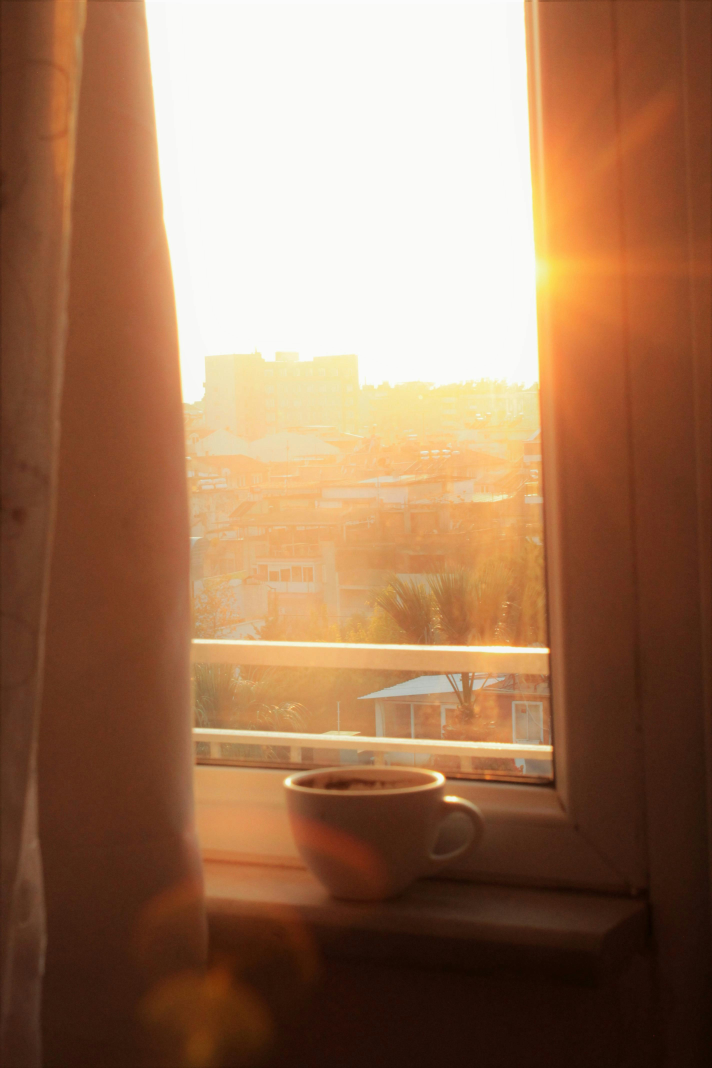
#> input picture data/illumination/bright_overexposed/bright_image1.jpg, 2848 x 4272 px (shown at 1/4 size)
$ python -i illumination.py   (imports and definitions only)
#> lines starting #> are read from the running program, lines starting #| are printed output that depends on the picture
#> further down, picture is the input picture: PIL image 2848x4272 RGB; mean R, G, B 157.3, 117.2, 88.9
"""
Illumination Analysis
Análise de iluminação da cena
"""
import logging
from typing import Tuple, Dict, Optional
import cv2
import numpy as np
from PIL import Image as PILImage

# configura logger para este módulo
logger = logging.getLogger(__name__)

# IlluminationAnalyzer é responsável por analisar a qualidade da iluminação da cena, retornando um score e detalhes para auditoria
class IlluminationAnalyzer:
    """
    Analisa qualidade da iluminação na cena.
    Retorna um score [0,1] + features para auditoria.
    """

    def __init__(self, config: Optional[Dict] = None):
        """
        Inicializa analisador de iluminação

        Args:
            config: Configuração completa (thresholds.yaml)
        """
        self.config = config or {}

    #------------------------------------------------------------------------------------------------------------------------------------------------------------------------
    # método que analisa a imagem e retorna score + detalhes
    # aceita PIL.Image ou np.ndarray (BGR); a conversão PIL→BGR é responsabilidade deste módulo
    def analyze(self, image) -> Tuple[float, Dict]:

        # Converte PIL.Image para numpy BGR se necessário
        if isinstance(image, PILImage.Image):
            image_np = np.array(image)
            if len(image_np.shape) == 2:        # Grayscale
                image = cv2.cvtColor(image_np, cv2.COLOR_GRAY2BGR)
            elif image_np.shape[2] == 4:        # RGBA
                image = cv2.cvtColor(image_np, cv2.COLOR_RGBA2BGR)
            else:                               # RGB
                image = cv2.cvtColor(image_np, cv2.COLOR_RGB2BGR)

        # Verifica se a imagem é válida, se não for, retorna score zero e detalhes vazios
        if image is None or image.size == 0:
            return 0.0, {
                "mean_luma": 0.0,
                "std_luma": 0.0,
                "uniformity": 0.0,
                "pct_clipped_dark": 1.0,
                "pct_clipped_bright": 1.0,
            }

        try:
            # Luminância (Y) do espaço YCrCb é uma boa medida de brilho da cena
            y = cv2.cvtColor(image, cv2.COLOR_BGR2YCrCb)[:, :, 0]
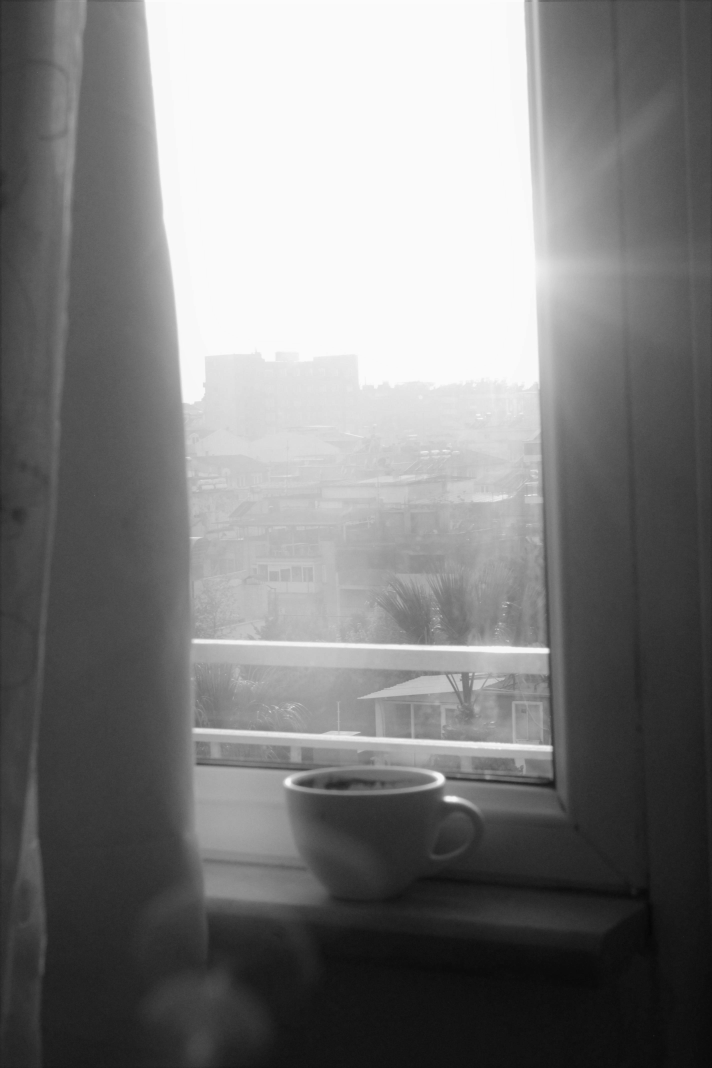
#> y: shape (4272, 2848) (shown at 1/4 size); min 5, max 253, mean 126

            mean_luma = float(np.mean(y)) # Brilho médio da cena (varia no range de 0 a 255)
#> mean_luma = 126
            std_luma = float(np.std(y))   # Contraste da cena (variação de brilho, varia de 0 a ~64 para cenas normais)
#> std_luma = 79.89

            # Uniformidade via coeficiente de variação
            # Uniformidade é importante para tracking AR, pois iluminação desigual pode causar falhas
            cv_luma = std_luma / (mean_luma + 1e-6)   # Evita divisão por zero
#> cv_luma = 0.634
            uniformity = float(1.0 / (1.0 + cv_luma)) # Normaliza para [0,1], onde 1 é perfeitamente uniforme
#> uniformity = 0.612

            # Clipping (perda de detalhe em sombras/altos)
            pct_dark = float(np.mean(y < 10))     # Proporção de pixels muito escuros (clipping em sombras)
#> pct_dark = 0.000124
            pct_bright = float(np.mean(y > 245))  # Proporção de pixels muito claros (clipping em altos)
#> pct_bright = 0.18

            # Exposição
            # assume que ideal é ter brilho médio em torno de 128 (meio-termo)
            target = 128.0

            # Score de exposição baseado na distância do brilho médio ao valor ideal
            # esse score varia de 0 (muito subexposto ou superexposto) a 1 (perfeitamente exposto)
            exposure_score = 1.0 - min(abs(mean_luma - target) / target, 1.0)
#> exposure_score = 0.984

            # Contraste
            # desvio padrão baixo indica baixa textura (no intervalo de 0 a 64, onde 64 é um contraste forte)
            # desvio padrão alto indica boa textura(ou seja, bom para tracking)
            # AJUSTADO: de 64 para 96 para não saturar tão rápido
            contrast_score = min(std_luma / 96.0, 1.0)
#> contrast_score = 0.832

            # Penalização por clipping
            # clipping significa que partes da cena estão perdendo detalhes, o que é ruim para tracking AR
            # clipping_penalty é uma penalização combinada para pixels muito escuros ou muito claros
            clipping_penalty = min(pct_dark + pct_bright, 1.0)
#> clipping_penalty = 0.18

            # Score final é calculado combinando exposição, contraste e uniformidade, com penalização por clipping
            score = (0.60 * exposure_score) + (0.30 * contrast_score) + (0.10 * uniformity)
#> score = 0.901
            score *= (1.0 - 0.7 * clipping_penalty)  # penaliza forte se clipar
#> score = 0.788
            score = float(np.clip(score, 0.0, 1.0))  # Normaliza para [0,1]

            details = {
                "mean_luma": mean_luma,                         # Brilho médio da cena
                "std_luma": std_luma,                           # Contraste da cena (variação de brilho)
                "uniformity": uniformity,                       # Uniformidade da iluminação (1.0 = perfeita, 0.0 = muito desigual)
                "pct_clipped_dark": pct_dark,                   # Proporção de pixels muito escuros (clipping em sombras)
                "pct_clipped_bright": pct_bright,               # Proporção de pixels muito claros (clipping em altos)
                "exposure_score": float(exposure_score),        # Score de exposição (0.0-1.0, onde 1.0 é ideal)
                "contrast_score": float(contrast_score),        # Score de contraste (0.0-1.0, onde 1.0 é alto contraste)
                "clipping_penalty": float(clipping_penalty),    # Penalização por clipping (0.0 = sem clipping, 1.0 = clipping total)
            }
#> details = {'mean_luma': 126, 'std_luma': 79.89, 'uniformity': 0.612, 'pct_clipped_dark': 0.000124, 'pct_clipped_bright': 0.18, 'exposure_score': 0.984, 'contrast_score': 0.832, 'clipping_penalty': 0.18}

            # Classifica condição baseada em gates configuráveis
            details['label'] = self.classify(details, score)

            return score, details

        except Exception as e:
            logger.error(f"Error analyzing illumination: {e}")
            return 0.5, {"error": str(e)}

   #------------------------------------------------------------------------------------------------------------------------------------------------------------------------
   # método para classificar a condição de iluminação baseado em gates configuráveis, usando tanto os detalhes calculados quanto o score final
    def classify(self, details: Dict, score: float) -> str:
        """
        Classifica condição de iluminação baseado em gates configuráveis

        Args:
            details: Detalhes da análise
            score: Score de qualidade (0-1)

        Returns:
            Label: "underexposed", "adequate", "acceptable", "overexposed", "poor"
        """
#> called with score = 0.788
        illum_cfg = self.config.get("pdi", {}).get("illumination", {})

        # Gates de clipping (mais confiáveis)
        clipped_bright_thr = float(illum_cfg.get("clipped_bright_overexposed", 0.10))
        clipped_dark_thr = float(illum_cfg.get("clipped_dark_underexposed", 0.10))

        # Thresholds de luminância (fallback)
        mean_under_thr = float(illum_cfg.get("mean_underexposed", 70))
        mean_over_thr = float(illum_cfg.get("mean_overexposed", 185))

        # Thresholds de score
        good_thr = float(illum_cfg.get("good", 0.7))
        min_acc_thr = float(illum_cfg.get("min_acceptable", 0.5))

        pct_bright = float(details.get("pct_clipped_bright", 0.0))
#> pct_bright = 0.18
        pct_dark = float(details.get("pct_clipped_dark", 0.0))
#> pct_dark = 0.000124
        mean_luma = float(details.get("mean_luma", 128.0))
#> mean_luma = 126

        # Gates fortes (mais confiáveis) - prioridade
        if pct_bright >= clipped_bright_thr or mean_luma >= mean_over_thr:
            return "overexposed"
        if pct_dark >= clipped_dark_thr or mean_luma <= mean_under_thr:
            return "underexposed"

        # Caso "normal": decide por score
        if score >= good_thr:
            return "adequate"
        if score >= min_acc_thr:
            return "acceptable"

        return "poor"

    #------------------------------------------------------------------------------------------------------------------------------------------------------------------------
    # método auxiliar para verificar se a cena está bem iluminada com base em um limiar de score
    def is_well_lit(self, image: np.ndarray, threshold: float = 0.7) -> bool:
        score, _ = self.analyze(image)
        return score >= threshold

>>> from PIL import Image
>>> picture = Image.open('../../data/illumination/bright_overexposed/bright_image1.jpg')
>>> result = IlluminationAnalyzer().analyze(picture)

$ run again, on data/illumination/bright_overexposed/bright_image2.jpg
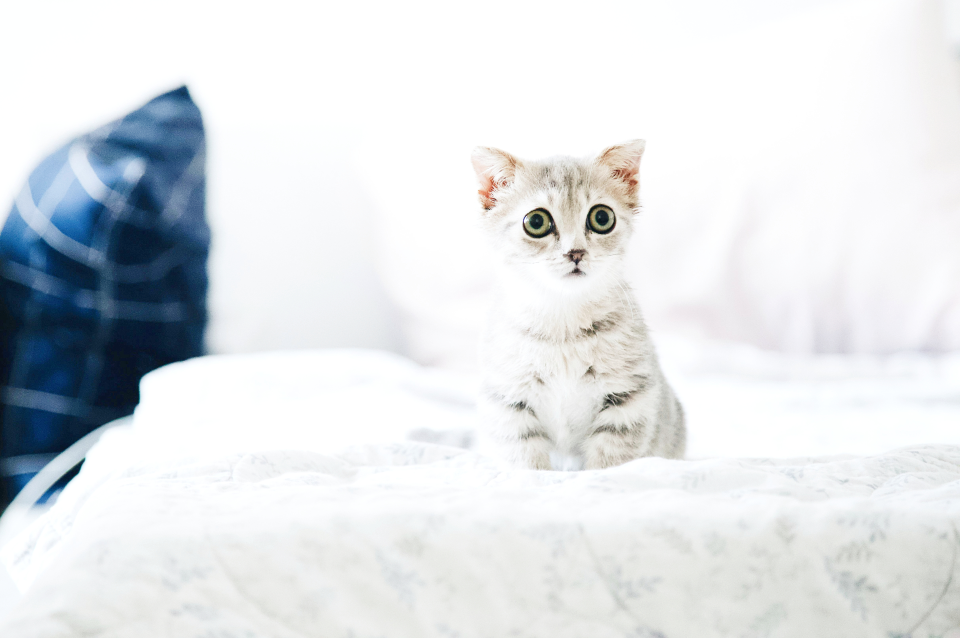
#> input picture data/illumination/bright_overexposed/bright_image2.jpg, 1920 x 1276 px (shown at 1/2 size)
#> picture is the input picture: PIL image 1920x1276 RGB; mean R, G, B 223.4, 227.1, 230.1
#> in analyze, `y = cv2.cvtColor(image, cv2.COLOR_BGR2YCrCb)[:, :, 0]`:
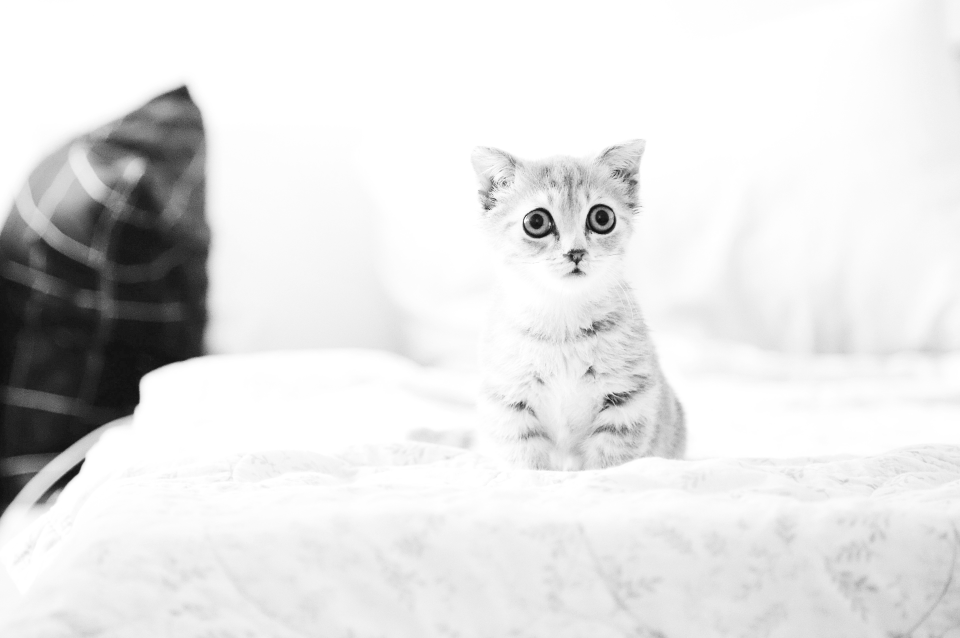
#> y: shape (1276, 1920) (shown at 1/2 size); min 9, max 255, mean 226.3
#> in analyze, `mean_luma = float(np.mean(y))`: mean_luma = 226.3
#> std_luma = 56.33
#> cv_luma = 0.249
#> uniformity = 0.801
#> in analyze, `pct_dark = float(np.mean(y < 10))`: pct_dark = 4.08e-07
#> in analyze, `pct_bright = float(np.mean(y > 245))`: pct_bright = 0.548
#> exposure_score = 0.232
#> contrast_score = 0.587
#> clipping_penalty = 0.548
#> in analyze, `score = (0.60 * exposure_score) + (0.30 * contrast_score) + (0.10 * un..`: score = 0.395
#> in analyze, `score *= (1.0 - 0.7 * clipping_penalty)`: score = 0.243
#> details = {'mean_luma': 226.3, 'std_luma': 56.33, 'uniformity': 0.801, 'pct_clipped_dark': 4.08e-07, 'pct_clipped_bright': 0.548, 'exposure_score': 0.232, 'contrast_score': 0.587, 'clipping_penalty': 0.548}
#> in classify, `pct_bright = float(details.get("pct_clipped_bright", 0.0))`: pct_bright = 0.548
#> in classify, `pct_dark = float(details.get("pct_clipped_dark", 0.0))`: pct_dark = 4.08e-07
#> in classify, `mean_luma = float(details.get("mean_luma", 128.0))`: mean_luma = 226.3

$ run again, on data/illumination/bright_overexposed/bright_image3.jpg
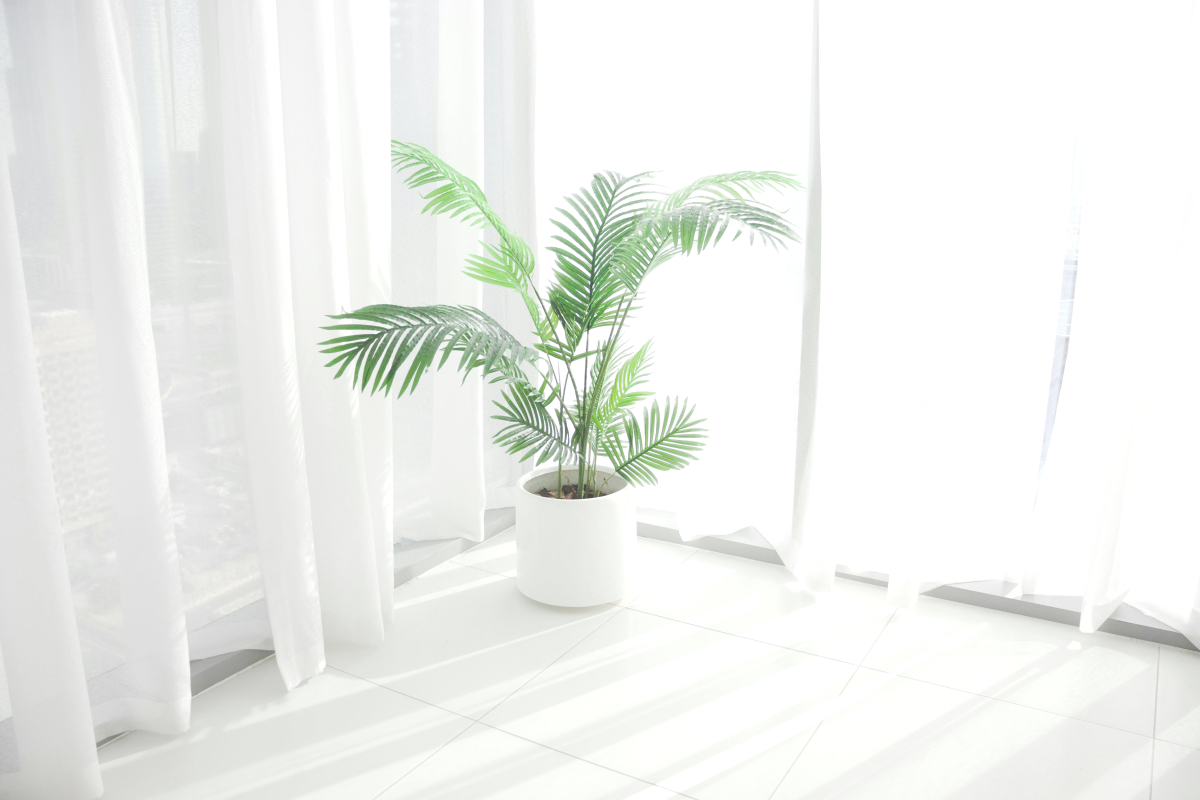
#> input picture data/illumination/bright_overexposed/bright_image3.jpg, 6000 x 4000 px (shown at 1/5 size)
#> picture is the input picture: PIL image 6000x4000 RGB; mean R, G, B 238.6, 240.7, 237.3
#> in analyze, `y = cv2.cvtColor(image, cv2.COLOR_BGR2YCrCb)[:, :, 0]`:
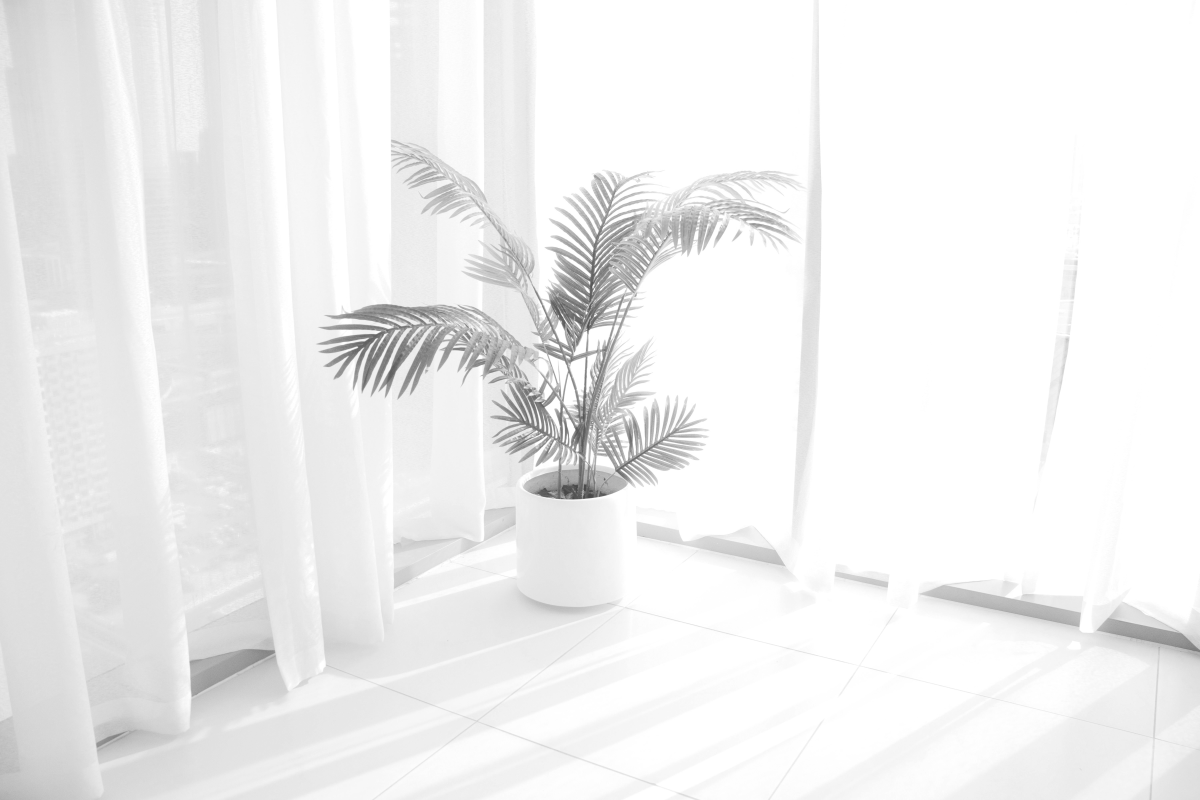
#> y: shape (4000, 6000) (shown at 1/5 size); min 68, max 255, mean 239.7
#> in analyze, `mean_luma = float(np.mean(y))`: mean_luma = 239.7
#> std_luma = 21.76
#> cv_luma = 0.0908
#> uniformity = 0.917
#> in analyze, `pct_dark = float(np.mean(y < 10))`: pct_dark = 0
#> in analyze, `pct_bright = float(np.mean(y > 245))`: pct_bright = 0.511
#> exposure_score = 0.127
#> contrast_score = 0.227
#> clipping_penalty = 0.511
#> in analyze, `score = (0.60 * exposure_score) + (0.30 * contrast_score) + (0.10 * un..`: score = 0.236
#> in analyze, `score *= (1.0 - 0.7 * clipping_penalty)`: score = 0.152
#> details = {'mean_luma': 239.7, 'std_luma': 21.76, 'uniformity': 0.917, 'pct_clipped_dark': 0, 'pct_clipped_bright': 0.511, 'exposure_score': 0.127, 'contrast_score': 0.227, 'clipping_penalty': 0.511}
#> in classify, `pct_bright = float(details.get("pct_clipped_bright", 0.0))`: pct_bright = 0.511
#> in classify, `pct_dark = float(details.get("pct_clipped_dark", 0.0))`: pct_dark = 0
#> in classify, `mean_luma = float(details.get("mean_luma", 128.0))`: mean_luma = 239.7
